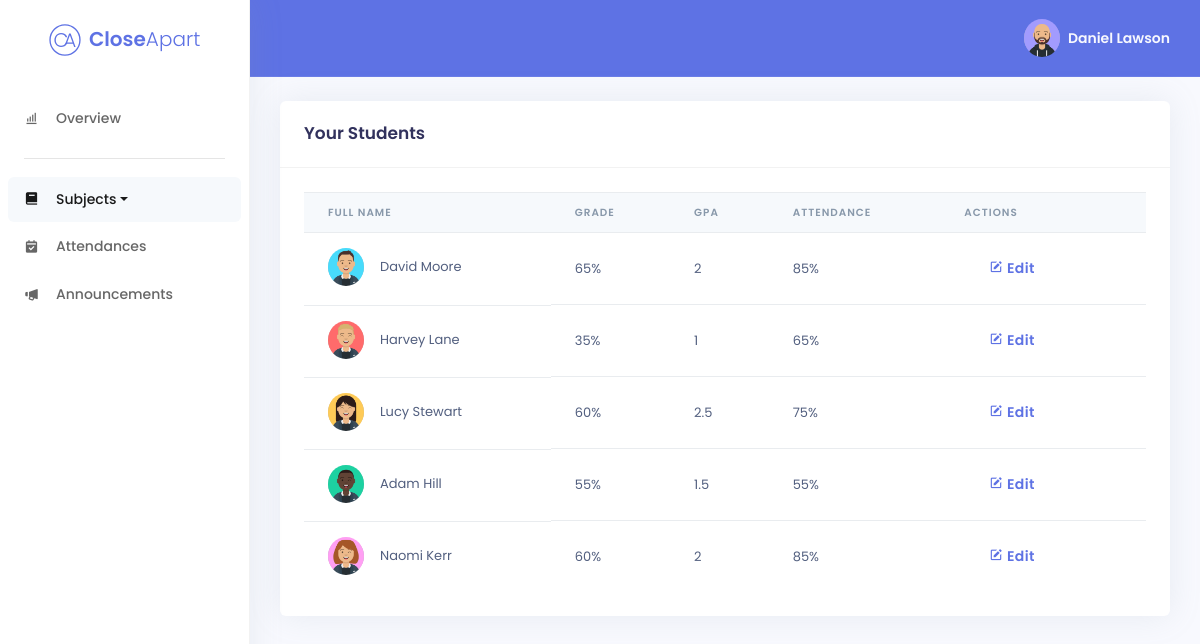
The page /staff/subjects/gaeilge/gaeilge.php (signed in) on the database its author committed.
### tables this page shows
CREATE TABLE IF NOT EXISTS Staff (
staff_id SMALLINT(3) NOT NULL AUTO_INCREMENT,
staff_fullname VARCHAR(255) NULL DEFAULT NULL,
staff_email VARCHAR(255) NULL DEFAULT NULL,
staff_password VARCHAR(255) NULL DEFAULT NULL,
staff_phone INT(10) ZEROFILL NULL,
staff_address VARCHAR(255) NULL,
staff_city VARCHAR(255) NULL,
staff_country VARCHAR(255) NULL,
staff_eircode VARCHAR(255) NULL,
staff_bio TEXT NULL,
staff_avatar VARCHAR(255) DEFAULT 'daniel-avataaar.png',
google_id VARCHAR(255) NULL,
PRIMARY KEY (staff_id));

CREATE TABLE IF NOT EXISTS Students (
student_id SMALLINT(3) NOT NULL AUTO_INCREMENT,
student_fullname VARCHAR(255) NULL DEFAULT NULL,
student_email VARCHAR(255) NULL DEFAULT NULL,
student_password VARCHAR(255) NULL DEFAULT NULL,
student_phone INT(10) ZEROFILL NULL,
student_address VARCHAR(255) NULL,
student_city VARCHAR(255) NULL,
student_country VARCHAR(255) NULL,
student_eircode VARCHAR(255) NULL,
student_bio TEXT NULL,
student_avatar VARCHAR(255) DEFAULT 'david-avataaar.png',
attendance SMALLINT(3) NULL,
attendance_explained SMALLINT(3) NULL,
attendance_unexplained SMALLINT(3) NULL,
class_id INT(11) NOT NULL,
PRIMARY KEY (student_id));

CREATE TABLE IF NOT EXISTS Subjects (
subject_id INT(11) NOT NULL,
subject_name VARCHAR(255) NULL DEFAULT NULL,
subject_grade SMALLINT(3) NULL DEFAULT NULL,
subject_gpa VARCHAR(255) NULL DEFAULT NULL,
subject_attendance SMALLINT(3) NULL DEFAULT NULL,
student_email VARCHAR(255) NOT NULL);

### staff/subjects/gaeilge/gaeilge.php (the view, shortened to what this page needs)
<?php
require('../../../config/db.php');
function getStaffData($staffId) {
	require('../../../config/db.php');
	$array = array();
	$query = mysqli_query($conn, "SELECT * FROM staff WHERE staff_id=" . $staffId);
	while ($row = mysqli_fetch_assoc($query)) {
		$array['staff_id'] = $row['staff_id'];
		$array['staff_fullname'] = $row['staff_fullname'];
		$array['staff_email'] = $row['staff_email'];
		$array['staff_password'] = $row['staff_password'];
		$array['staff_avatar'] = $row['staff_avatar'];
	}
	return $array;
}
function getId($email) {
	require('../../../config/db.php');
	$query = mysqli_query($conn, "SELECT staff_id FROM staff WHERE staff_email='" . $email . "'");
	while ($row = mysqli_fetch_assoc($query)) {
		return $row['staff_id'];
	}
}
if (isset($_SESSION['staff_email'])) {
	$staffData = getStaffData(getId($_SESSION['staff_email']));
}
$query = "SELECT * FROM students JOIN classes USING(class_id) JOIN subjects USING(student_email) WHERE subject_name='Gaeilge' AND staff_email='" . $staffData['staff_email'] . "' OR subject_name='Gaeilge' AND staff_email='" . $_SESSION['email'] . "' ORDER BY student_id ASC";
$result = mysqli_query($conn, $query);
$lists = mysqli_fetch_all($result, MYSQLI_ASSOC);
?>
<!DOCTYPE html>
<html lang="en">
<head>
	<link href='https://unpkg.com/boxicons@2.0.7/css/boxicons.min.css' rel='stylesheet'>
	<link rel="stylesheet" href="../../../assets/css/argon.min.css">
	<link rel="stylesheet" type="text/css" href="https://cdn.datatables.net/1.10.23/css/dataTables.bootstrap4.min.css"/>
</head>
<body>
	<nav class="sidenav navbar navbar-vertical fixed-left navbar-expand-xs navbar-light bg-white" id="sidenav-main">
		<div class="scrollbar-inner">
			<div class="sidenav-header align-items-center">
				<a class="navbar-brand d-flex justify-content-center" href="../../../index.php">
					<img src="../../../assets/images/brand/closeapart-logo-primary.svg" class="mr-2 brand-logo" alt="closeapart logo">
					<span class="font-weight-bold text-primary">Close</span><span
						class="font-weight-light text-primary">Apart</span>
				</a>
			</div>
			<div class="navbar-inner">
				<div class="collapse navbar-collapse" id="sidenav-collapse-main">
					<ul class="navbar-nav">
						<li class="nav-item">
							<a class="nav-link" href="../../dashboard.php">
								<i class='bx bx-bar-chart-alt'></i>
								<span class="nav-link-text">Overview</span>
							</a>
						</li>
					</ul>
					<hr class="my-3">
					<ul class="navbar-nav">
						<li class="nav-item">
							<a class="nav-link dropdown-toggle active" href="#" role="button" data-toggle="dropdown" aria-haspopup="true"
								aria-expanded="false">
								<i class='bx bxs-book'></i>
								<span class="nav-link-text">Subjects</span>
							</a>
						</li>
						<li class="nav-item">
							<a class="nav-link" href="../../attendances/attendances.php">
								<i class='bx bxs-calendar-check'></i>
								<span class="nav-link-text">Attendances</span>
							</a>
						</li>
						<li class="nav-item">
							<a class="nav-link" href="../../announcements/announcements.php">
							<i class='bx bxs-megaphone'></i>
								<span class="nav-link-text">Announcements</span>
							</a>
						</li>
					</ul>
				</div>
			</div>
		</div>
	</nav>
	<div class="main-content">
		<nav class="navbar navbar-top navbar-expand navbar-dark bg-primary border-bottom">
			<div class="container-fluid">
				<div class="collapse navbar-collapse" id="navbarSupportedContent">
					<ul class="navbar-nav align-items-center">
						<li class="nav-item dropdown">
							<a class="nav-link pr-0" href="#" role="button" data-toggle="dropdown" aria-haspopup="true"
								aria-expanded="false">
								<div class="media align-items-center">
									<span class="avatar avatar-sm rounded-circle">
										<?php if($_SESSION['access_token'] == true): ?>
											<img src='<?php echo $_SESSION['picture']; ?>' />
										<?php else: ?>
											<img src='../../../assets/images/avatars/<?php echo $staffData['staff_avatar'] ?>' />
										<?php endif; ?>
									</span>
									<div class="media-body ml-2 d-none d-lg-block">
										<span class="mb-0 text-sm font-weight-bold"><?php echo $staffData['staff_fullname'] . $_SESSION['givenName'] . ' ' . $_SESSION['familyName'] ?></span>
									</div>
								</div>
							</a>
						</li>
					</ul>
				</div>
			</div>
		</nav>
		<div class="container-fluid mt-4">
			<div class="row">
				<div class="col-xl-12">
					<div class="card">
						<div class="card-header bg-transparent">
							<div class="row align-items-center">
								<div class="col">
									<h3 class="mb-0">Your Students</h3>
								</div>
							</div>
						</div>
						<div class="card-body">
							<div class="table-responsive">
								<table id="sorttable" class="table align-items-center table-flush hover stripe" style="border: none;">
									<thead class="thead-light">
										<tr>
											<th scope="col">Full Name</th>
											<th scope="col">Grade</th>
											<th scope="col">GPA</th>
											<th scope="col">Attendance</th>
											<th scope="col">Actions</th>
										</tr>
									</thead>
									<tbody>
										<?php foreach($lists as $list) : ?>
										<tr>
										<td class="d-flex align-items-center">
											<span class="avatar avatar-sm rounded-circle mr-3">
												<img src='../../../assets/images/avatars/<?php echo $list['student_avatar'] ?>' />
											</span>
												<?php echo $list['student_fullname'] ?>
											</td>
											<td>
												<?php echo $list['subject_grade'] . '%' ?>
											</td>
											<td>
												<?php echo $list['subject_gpa'] ?>
											</td>
											<td>
												<?php echo $list['subject_attendance'] . '%' ?>
											</td>
											<td>
												<div class="d-flex">
													<a href="edit.php?id=<?php echo $list['student_id']?>"
														class="px-4 py-2 mr-2 btn text-primary shadow-none"><i
															class='bx bxs-edit'></i> Edit</a>
											</td>
										</tr>
										<?php endforeach; ?>
									</tbody>
								</table>
							</div>
						</div>
					</div>
				</div>
			</div>
		</div>
	</div>
</body>
</html>

### rows shown on the page
staff: staff_id+staff_avatar (picture), staff_id+staff_fullname "Daniel Lawson"
students: student_avatar (picture), student_fullname "David Moore", subjects.subject_grade "65", subjects.subject_gpa "2", subjects.subject_attendance "85"
students: student_avatar (picture), student_fullname "Harvey Lane", subjects.subject_grade "35", subjects.subject_gpa "1", subjects.subject_attendance "65"
students: student_avatar (picture), student_fullname "Lucy Stewart", subjects.subject_grade "60", subjects.subject_gpa "2.5", subjects.subject_attendance "75"
students: student_avatar (picture), student_fullname "Adam Hill", subjects.subject_grade "55", subjects.subject_gpa "1.5", subjects.subject_attendance "55"
students: student_avatar (picture), student_fullname "Naomi Kerr", subjects.subject_grade "60", subjects.subject_gpa "2", subjects.subject_attendance "85"
